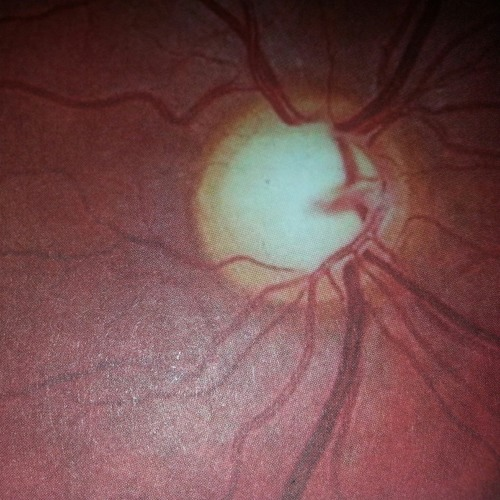
#> input picture input_imgs/eye.jpg, 500 x 500 px; its folder holds only this picture in this run
$ python image.py
#> lines starting #> are read from the running program, lines starting #| are printed output that depends on the picture
### Image-processing/util/io/io.py
import os
import cv2

def loadImages(dirPath):
#> called with dirPath = './input_imgs'
    images = []
    with os.scandir(dirPath) as filenames:
        for filename in filenames:
            img = cv2.imread(os.path.join(dirPath, filename.name))
#> img is the input picture: shape (500, 500, 3); mean B, G, R 77.7, 77.6, 117
            if img is not None:
                images.append(img)
    return images

def writeImages(dirPath, imgs):
    for i, img in enumerate(imgs, start=1):
        cv2.imwrite(os.path.join(dirPath, 'out' + str(i) + '.jpg'), img)

### image.py
import cv2 as cv
import numpy as np
from scipy.signal import correlate
from util.io.io import loadImages, writeImages

INPUT_IMGS_PATH = './input_imgs'
OUTPUT_IMGS_PATH = './output_imgs'

# [47 lines left out: functions inputImage, convolve2D, not called in this run]

kernel = np.array([[1, 1, 1], [1, -6, 1], [1, 1, 1]])
# image = inputImage('eye.jpg')
imgs = loadImages(INPUT_IMGS_PATH)
#> imgs = 1 item

outImgs = []

for img in imgs:
    grayScaled = cv.cvtColor(img, code=cv.COLOR_BGR2GRAY)
    outImgs.append(grayScaled)
#> this loop made 1 pass
#> pass 1, `grayScaled = cv.cvtColor(img, code=cv.COLOR_BGR2GRAY)`:
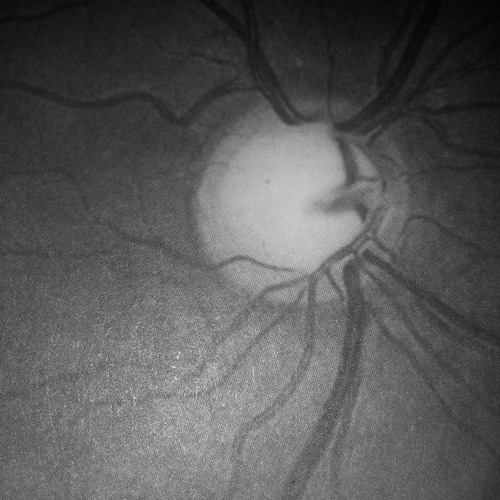
#> grayScaled: shape (500, 500); min 3, max 235, mean 89.4
#> after the loop, outImgs = 1 item

writeImages(OUTPUT_IMGS_PATH, outImgs)
#> the loop in writeImages, `for i, img in enumerate(imgs, start=1):` made 1 pass
#> i on pass 1: 1
